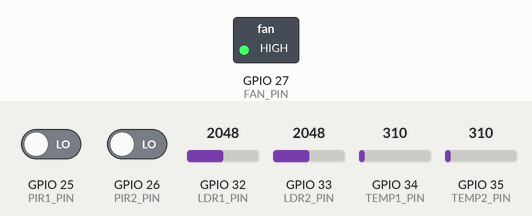
Recording of a sketch running on a simulated ESP32. Shown: switched loads named in the sketch (green lamp = pin HIGH). The inputs (shaded band) are chosen by the test bench; at power-on: GPIO 25 (PIR1_PIN) LOW, GPIO 26 (PIR2_PIN) LOW, GPIO 32 (LDR1_PIN) = 2048, GPIO 33 (LDR2_PIN) = 2048, GPIO 34 (TEMP1_PIN) = 310, GPIO 35 (TEMP2_PIN) = 310. Nothing arrives over Bluetooth unless stated; a phone connects over Bluetooth LE 3 s after start; what the sketch prints to the serial monitor is not drawn.

Above: at 0.1 s.
Timing chart, 0 to 1.6 s (numbered marks = the images above):
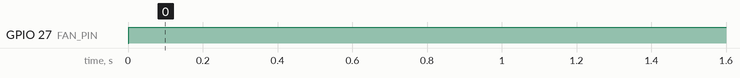

Measured:
- by itself, GPIO 27 (FAN_PIN): LOW → HIGH at 0.00 s

The sketch:

BluetoothSender.ino
```cpp
#include <BLEDevice.h>
#include <BLEServer.h>
#include <BLEUtils.h>
#include <BLE2902.h>

// ===============================
// UUIDs must match Central code
// ===============================
#define SERVICE_UUID        "ABCD"
#define TEMP1_UUID          "2A6E"
#define TEMP2_UUID          "2A6F"
#define LDR1_UUID           "2A76"
#define LDR2_UUID           "2A77"
#define PIR1_UUID           "AB01"
#define PIR2_UUID           "AB02"
#define FAN_UUID            "2A59"

// ===============================
// Sensor Pins
// ===============================
#define TEMP1_PIN 34
#define TEMP2_PIN 35
#define LDR1_PIN 32
#define LDR2_PIN 33
#define PIR1_PIN 25
#define PIR2_PIN 26
#define FAN_PIN 27

// ===============================
// BLE Characteristic Pointers
// ===============================
BLECharacteristic *temp1C, *temp2C, *ldr1C, *ldr2C, *pir1C, *pir2C, *fanC;

int fanState = 0;

// ===============================
// Setup BLE
// ===============================
void setup() {
  Serial.begin(115200);
  Serial.println("🚀 Node A — BLE Peripheral (Sensor Node)");

  // Create BLE device
  BLEDevice::init("SmartClassNode");

  // Create BLE server
  BLEServer *pServer = BLEDevice::createServer();

  // Create service
  BLEService *pService = pServer->createService(SERVICE_UUID);

  // Create characteristics
  temp1C = pService->createCharacteristic(TEMP1_UUID, BLECharacteristic::PROPERTY_READ);
  temp2C = pService->createCharacteristic(TEMP2_UUID, BLECharacteristic::PROPERTY_READ);
  ldr1C  = pService->createCharacteristic(LDR1_UUID,  BLECharacteristic::PROPERTY_READ);
  ldr2C  = pService->createCharacteristic(LDR2_UUID,  BLECharacteristic::PROPERTY_READ);
  pir1C  = pService->createCharacteristic(PIR1_UUID,  BLECharacteristic::PROPERTY_READ);
  pir2C  = pService->createCharacteristic(PIR2_UUID,  BLECharacteristic::PROPERTY_READ);
  fanC   = pService->createCharacteristic(FAN_UUID,   BLECharacteristic::PROPERTY_READ);

  // Start service
  pService->start();

  // Start advertising
  BLEAdvertising *pAdvertising = BLEDevice::getAdvertising();
  pAdvertising->addServiceUUID(SERVICE_UUID);
  pAdvertising->setScanResponse(true);
  BLEDevice::startAdvertising();

  Serial.println("📡 Advertising SmartClass service...");

  pinMode(PIR1_PIN, INPUT);
  pinMode(PIR2_PIN, INPUT);
  pinMode(FAN_PIN, OUTPUT);
  digitalWrite(FAN_PIN, LOW);
}

// ===============================
// Loop — Update and publish data
// ===============================
void loop() {
  // Read sensors
  float temp1 = analogRead(TEMP1_PIN) * (3.3 / 4095.0) * 100.0;
  float temp2 = analogRead(TEMP2_PIN) * (3.3 / 4095.0) * 100.0;
  int ldr1 = analogRead(LDR1_PIN);
  int ldr2 = analogRead(LDR2_PIN);
  int pir1 = digitalRead(PIR1_PIN);
  int pir2 = digitalRead(PIR2_PIN);

  // Fan control logic
  if (temp1 > 20 || temp2 > 20) {
    digitalWrite(FAN_PIN, HIGH);
    fanState = 1;
  } else {
    digitalWrite(FAN_PIN, LOW);
    fanState = 0;
  }

  // Update BLE characteristics
  temp1C->setValue(temp1);
  temp2C->setValue(temp2);
  ldr1C->setValue((uint16_t)ldr1);
  ldr2C->setValue((uint16_t)ldr2);
  pir1C->setValue((uint8_t)pir1);
  pir2C->setValue((uint8_t)pir2);
  fanC->setValue(String(fanState).c_str());

  Serial.println("📤 Sending BLE data...");
  Serial.print("T1: "); Serial.print(temp1);
  Serial.print(" | T2: "); Serial.print(temp2);
  Serial.print(" | Fan: "); Serial.println(fanState);

  delay(3000);
}
```
